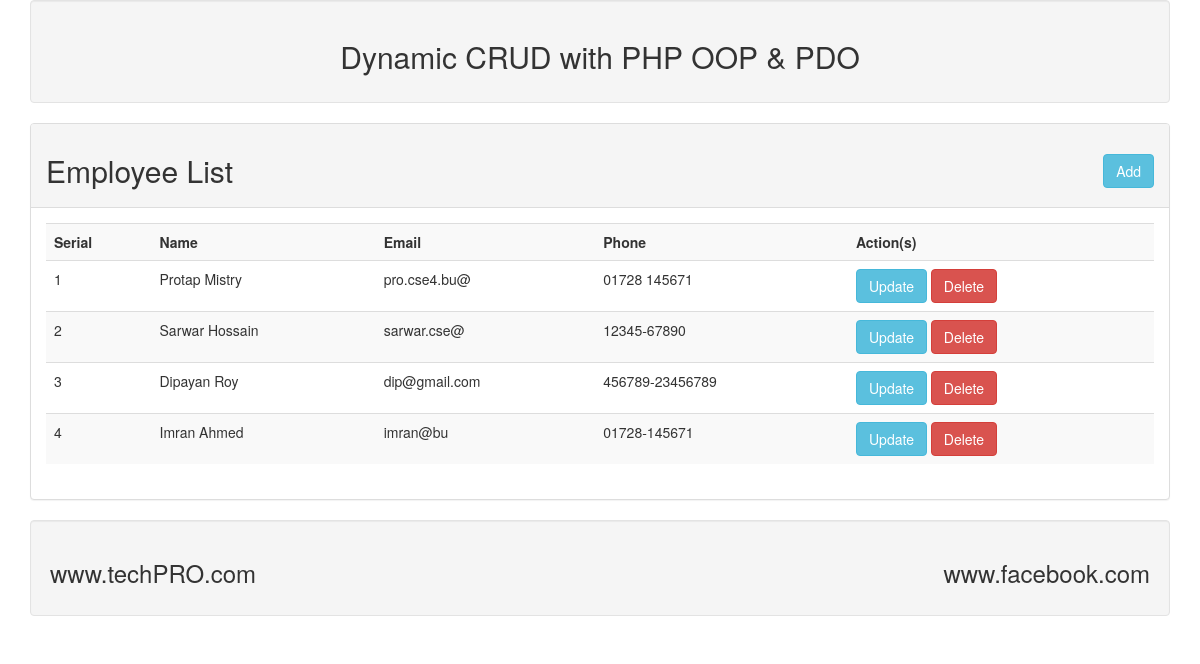
The page / on the database its author committed.
### tables this page shows
CREATE TABLE `employee` (
  `id` int(11) NOT NULL,
  `name` varchar(255) NOT NULL,
  `email` varchar(255) NOT NULL,
  `phone` varchar(255) NOT NULL
);

### crud_process/employee.php (called while the page is built, shortened)
<?php
	include 'database/db.php';
	class Employee{
		private $table= "employee";
		public function getInfo(){
			$query= "select * from $this->table";
			$result= databaseClass::ourPrepareMethod($query);
			$result->execute();
			return $result->fetchAll();
		}
	}
?>

### database/db.php (called while the page is built, shortened)
<?php
	class databaseClass
	{
		private static $pdo;
		public static function dbConnection()
		{
			if(!isset(self::$pdo))
			{
				try{
					self::$pdo= new PDO('mysql: host='.db_host.'; dbname='.db_name, db_user, db_pass);
				}
				catch(PDOException $e){
					echo $e->getMessage();
				}
			}
			return self::$pdo;
		}
		public static function ourPrepareMethod($query)
		{
			return self::dbConnection()->prepare($query);
		}
	}
?>

### index.php (the view, shortened to what this page needs)
<?php
	include 'include/header.php';
	include 'crud_process/employee.php';
?>
		<div class="panel panel-default">
			<div class="panel-heading">
				<h2> Employee List <a href="add.php" class="pull-right btn btn-info">Add</a></h2>
			</div>
			<div class="panel-body">
				<table class="table table-striped">
					<tr>
						<th>Serial</th>
						<th>Name</th>
						<th>Email</th>
						<th>Phone</th>
						<th>Action(s)</th>
					</tr>
					<?php
						$db= new Employee();
						$i=0;
						foreach ($db->getInfo() as $key => $value) {
							$i++;
					?>
					<tr>
						<td><?php echo $i; ?></td>
						<td><?php echo $value['name']; ?></td>
						<td><?php echo $value['email']; ?></td>
						<td><?php echo $value['phone']; ?></td>
						<td>
							<?php echo "<a href='update.php?action=update&id=".$value['id']."' class='btn btn-info'> Update </a>"; ?>
							<?php echo "<a href='index.php?action=delete&id=".$value['id']."' onclick='return confirm('Sure to delete?')'' class='btn btn-danger'> Delete </a>"; ?>
						</td>
					</tr>
					<?php
					}
					?>
				</table>
			</div>
		</div>
<?php include 'include/footer.php'; ?>

### include/header.php (shortened to what this page needs)
<!DOCTYPE html>
<html>
<head>
	<link rel="stylesheet" href="css/bootstrap.min.css">
</head>
<body>
	<div class="container">
		<div class="well text-center">
			<h2>Dynamic CRUD with PHP OOP & PDO</h2>
		</div>

### include/footer.php
<div class="well">
			<h3> www.techPRO.com
				<span class="pull-right">www.facebook.com</span>
			</h3>
		</div>
	</div>
</body>
</html>

### rows shown on the page
employee: name "Protap Mistry", email "pro.cse4.bu@", phone "01728 145671"
employee: name "Sarwar Hossain", email "sarwar.cse@", phone "12345-67890"
employee: name "Dipayan Roy", email "dip@gmail.com", phone "456789-23456789"
employee: name "Imran Ahmed", email "imran@bu", phone "01728-145671"
